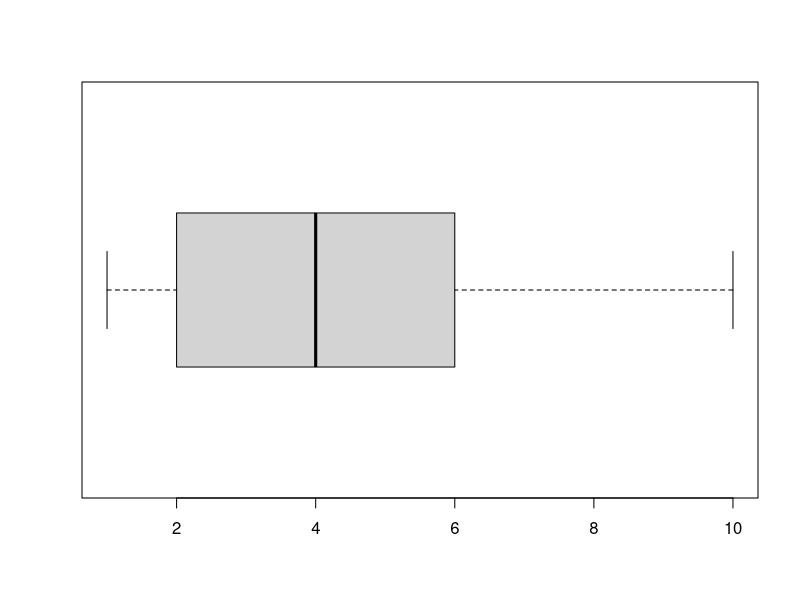

Recreate this plot in R.







data <- read.csv("BreastCancerWc.csv", header = TRUE, sep = ",")
print(data[1:10, 1:5])

boxplot(data$X5,horizontal = 1)
#ifelse(data$X5>=2 | data$X5<=5, print("Outlier"), data$X5 )
data$X5 = ifelse(data$X5<=2 | data$X5>=5, 4, data$X5 )

#range
brk = c(1,3,5,7,9)
data$X1.5 = cut(data$X1.5, breaks = brk, include.lowest = TRUE)

#Replacing
gsub(2,"None", data$X2.1)

layout
